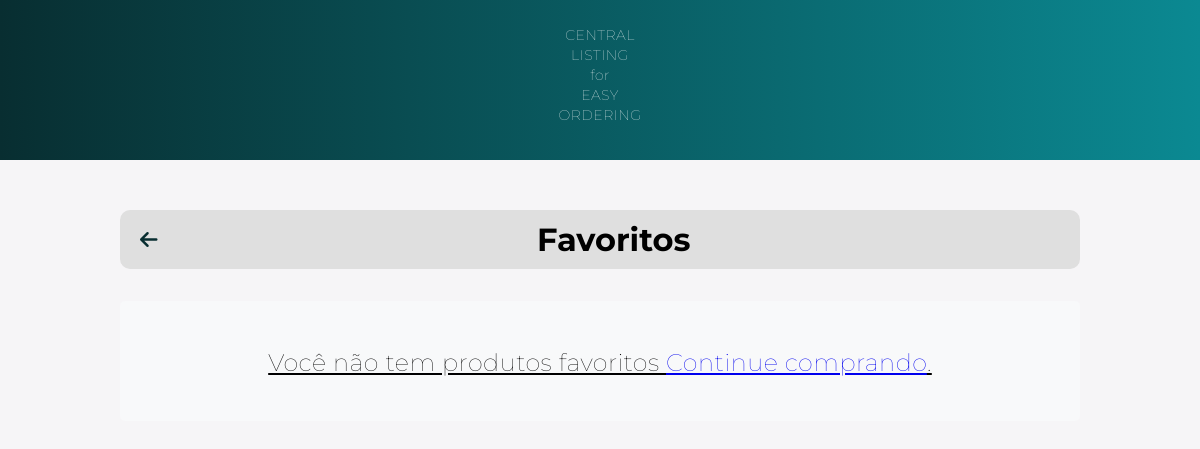
/list_favorite/ (signed in), run on an earlier commit of the app's database.
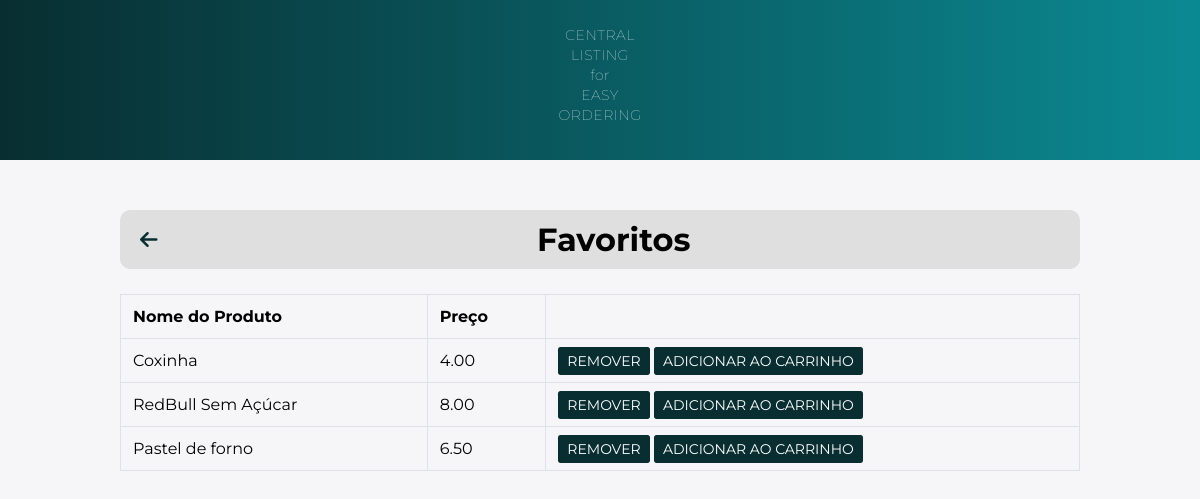
And on a later commit of the database.
### main/models.py (models this page shows, shortened)
class Favorite(models.Model):
    user = models.ForeignKey(User, on_delete=models.CASCADE)
    product = models.ForeignKey(FoodProduct, on_delete=models.CASCADE)

class FoodProduct(models.Model):
    name = models.CharField(max_length=255)
    price = models.DecimalField(max_digits=10, decimal_places=2)
    image = models.ImageField(upload_to='static/food_products/', default="static/food_products/default")
    description = models.TextField()
    ingredients = models.ManyToManyField(Ingredients, blank=True)
    categoria = models.ForeignKey(Categoria, on_delete=models.CASCADE, null=True)

### main/views.py (the view)
# urls.py: path('list_favorite/', views.list_favorite, name='list_favorite'),
def list_favorite(request):
    favorite_item = Favorite.objects.filter(user=request.user)
    return render(request, 'favorite.html', {'list_favorite': favorite_item})

### templates/favorite.html (shortened to what this page needs)
{% load static %}
<!DOCTYPE html>
<html>
<head>
    <link rel="stylesheet" type="text/css" href="{% static './css/favorite.css' %}">
    <link rel="stylesheet" href="https://cdnjs.cloudflare.com/ajax/libs/font-awesome/6.4.0/css/all.min.css" />
</head>
<body>
    <nav>
        <p>CENTRAL<br>LISTING<br>for<br>EASY<br>ORDERING</p>
    </nav>
    <div class="container">
        <div class="top-bar">
            <a href="{% url 'home' %}" class="back-to-home">
                <i class="fas fa-arrow-left" name="arrow_favorites"></i>
            </a>
            <h1 class="top-bar-title">Favoritos</h1>
        </div>
    </div>
    <div class="container">
        <div class="row">
            <div class="col-12">
                {% if list_favorite %}
                <div class="table-container">
                <table class="table table-bordered">
                    <thead>
                        <tr>
                            <th>Nome do Produto</th>
                            <th>Preço</th>
                            <th></th>
                        </tr>
                    </thead>
                    <tbody>
                        {% for item in list_favorite %}
                        <tr>
                            <td>{{ item.product.name }}</td>
                            <td>{{ item.product.price }}</td>
                            <td>
                                <a href="{% url 'remove_favorite' item.product.id %}" class="btn btn-danger btn-sm" name="removeFavorite">Remover</a>
                                <a href="{% url 'add_favorite_to_cart' item.product.id %}" class="btn btn-danger btn-sm" name="addToCart">Adicionar ao Carrinho</a>
                            </td>
                        </tr>
                        {% endfor %}
                    </tbody>
                </table>
            </div>
                {% else %}
                <div class="empty-favorite-message">
                    <p>Você não tem produtos favoritos <a href="{% url 'home' %}">Continue comprando</a>.</p>
                </div>
                {% endif %}
            </div>
        </div>
    </div>
</body>
</html>

What changed in the data, as far as the page shows it:
added Favorite: product.name "Coxinha", product.price "4.00"
added Favorite: product.name "RedBull Sem Açúcar", product.price "8.00"
added Favorite: product.name "Pastel de forno", product.price "6.50"
Also different on the page:
text no longer shown: "Você não tem produtos favoritos Continue comprando ."
text now shown: "Nome do Produto Preço"
